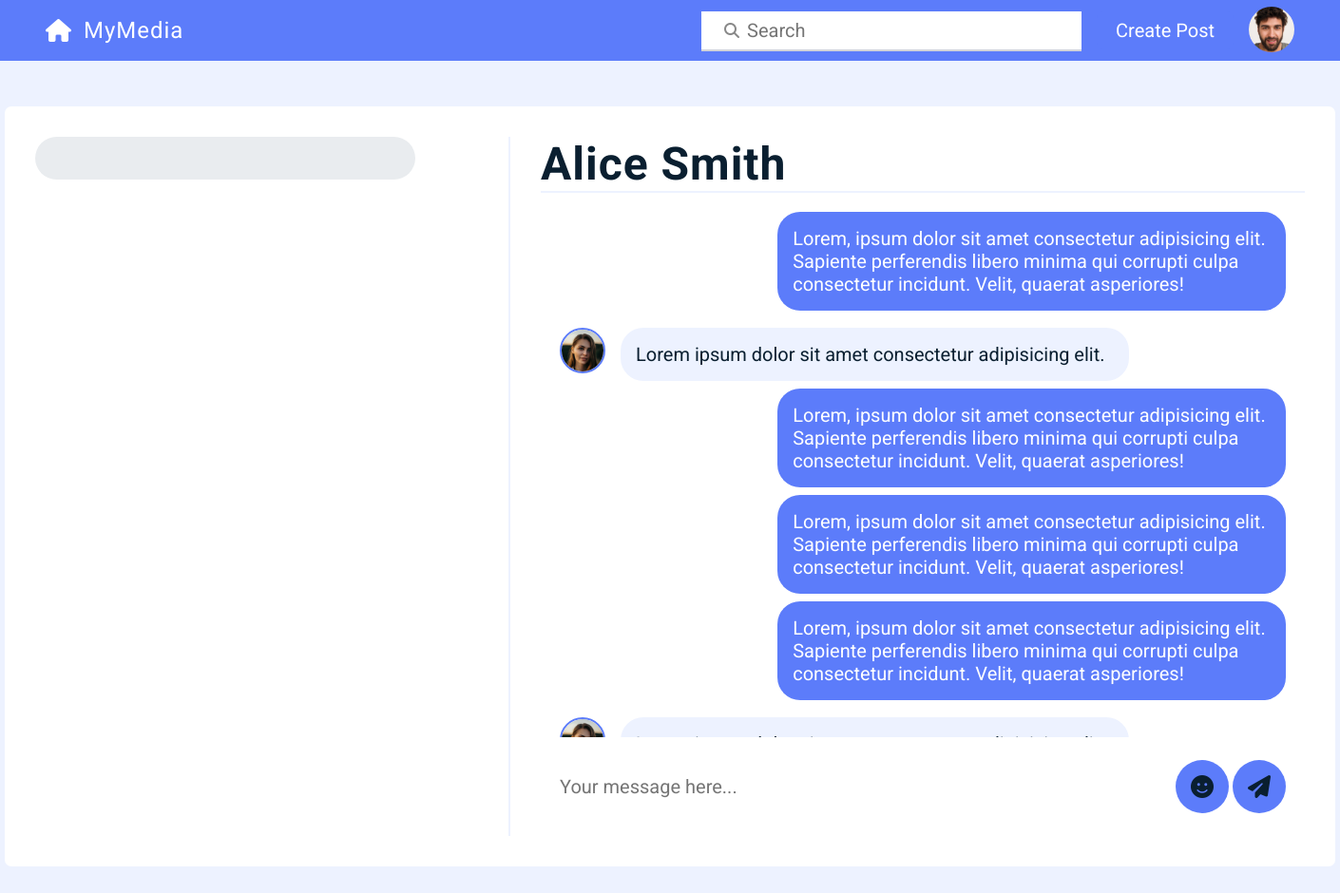
The page /php/views/conversationView.php (signed in) on the database as committed earlier.
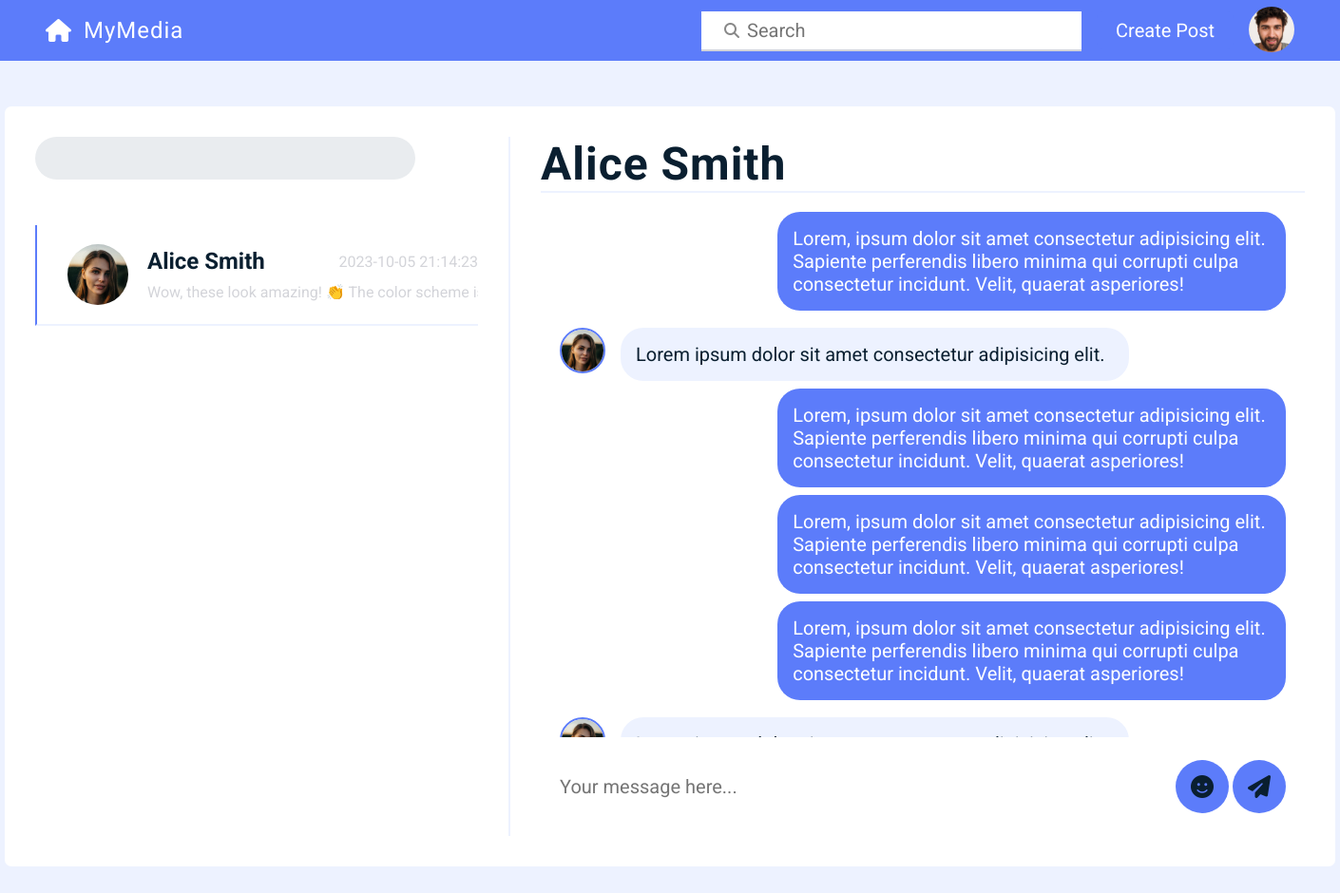
The same page on the database as committed later.
### tables this page shows
CREATE TABLE `user_conversations` (
  `id` int(10) UNSIGNED NOT NULL,
  `user_id` int(11) NOT NULL,
  `conversation_id` int(11) NOT NULL,
  `conversation_name` varchar(255) NOT NULL
);

CREATE TABLE `users` (
  `id` int(10) UNSIGNED NOT NULL,
  `name` varchar(255) NOT NULL,
  `surname` varchar(255) NOT NULL,
  `username` varchar(255) NOT NULL,
  `email` varchar(255) NOT NULL,
  `job` varchar(255) NOT NULL,
  `bio` text NOT NULL,
  `password` varchar(255) DEFAULT NULL
);

CREATE TABLE `messages` (
  `id` bigint(20) UNSIGNED NOT NULL,
  `content` text NOT NULL,
  `upload_date` datetime NOT NULL,
  `conversation_id` int(11) NOT NULL,
  `sender_id` int(11) NOT NULL
);

### php/models/Model.php (called while the page is built, shortened)
<?php
class Model {
    private $host = "localhost";
    private $dbname = "socialmediaapp";
    private $username = "root";
    private $password = "";
    protected $conn;
    protected function __construct() {
        try {
            $this->conn = new PDO("mysql:host=$this->host;dbname=$this->dbname;charset=utf8mb4", $this->username, $this->password);
            $this->conn->setAttribute(PDO::ATTR_ERRMODE, PDO::ERRMODE_EXCEPTION);
        } catch (PDOException $e) {
            echo "Connection failed: " . $e->getMessage();
            die();
        }
    }
    protected function prepareQuery($query)
    {
       return $this->conn->prepare($query);
    }
}
?>

### php/models/ConversationModel.php (called while the page is built, shortened)
<?php
require_once "Model.php";
class ConversationModel extends Model{
    public function getUserConversations($currentUserID)
    {
        $query = 'SELECT users.id,users.name,users.surname,conversation_id FROM user_conversations inner join users on user_conversations.user_id=users.id where user_conversations.user_id != :currentUserID and user_conversations.conversation_id in (SELECT user_conversations.conversation_id FROM user_conversations WHERE user_conversations.user_id = :currentUserID);';
        $stmt = $this->prepareQuery($query);
        $stmt->bindParam(':currentUserID',$currentUserID);
        $stmt->execute();
        return $stmt->fetchAll(PDO::FETCH_ASSOC);
    }
    public function getLastMessage($conversationID)
    {
        $query = "SELECT messages.content,messages.upload_date FROM messages WHERE messages.conversation_id=:conversationID ORDER BY messages.id DESC LIMIT 1";
        $stmt = $this->prepareQuery($query);
        $stmt->bindParam(":conversationID",$conversationID);
        $stmt->execute();
        return $stmt->fetch(PDO::FETCH_ASSOC);
    }
}
?>

### php/views/conversationView.php (the view, shortened to what the changed rows need)
<!DOCTYPE html>
<html lang="en">
<head>
    <link rel="stylesheet" href="../../styles/main.css"/>
    <link rel="stylesheet" href="../../styles/conversationView.css"/>
</head>
<body>
    <?php
    require_once "../includes/navbar.php";
    require_once "../models/ConversationModel.php";
    $currentUserID = $_SESSION['userID'];
    $conversationModel = new ConversationModel();
    $conversations = $conversationModel->getUserConversations($currentUserID);
    ?>
    <section class="conversation__section">
        <aside>
            <ul class="conversation__list">
                <?php
                foreach($conversations as $conversation)
                {
                    $userID = $conversation['id'];
                    $name = $conversation['name'];
                    $surname = $conversation['surname'];
                    $conversationID = $conversation['conversation_id'];
                    $lastMessage = $conversationModel->getLastMessage($conversationID);
                    $lastMessageContent = $lastMessage['content'];
                    $lastMessageDate = $lastMessage['upload_date'];
                    echo "<li class='conversation__element' data-id='$conversationID'>
                        <img src='../../images/profilePhotos/userPhoto_$userID.png' class='conversation__userphoto'/>
                        <div class='conversation__wrapper'>
                            <div class='conversation__header'>
                                <h3 class='conversation__fullname'>$name $surname</h3>
                                <p class='converstation__date'>$lastMessageDate</p>
                            </div>
                                 <p class='conversation__showcase__text'>$lastMessageContent</p>
                        </div>
                    </li>";
                }
                ?>
            </ul>
        </aside>
        <main >
            <h1 class="conversation__title">Alice Smith</h1>
        </main>
    </section>
</body>
</html>

Rows that differ between the two databases and show on the page:
added user_conversations: users.name "Alice", users.surname "Smith", messages.upload_date "2023-10-05 21:14:23", messages.content "Wow, these look amazing! 👏 The color scheme…"
